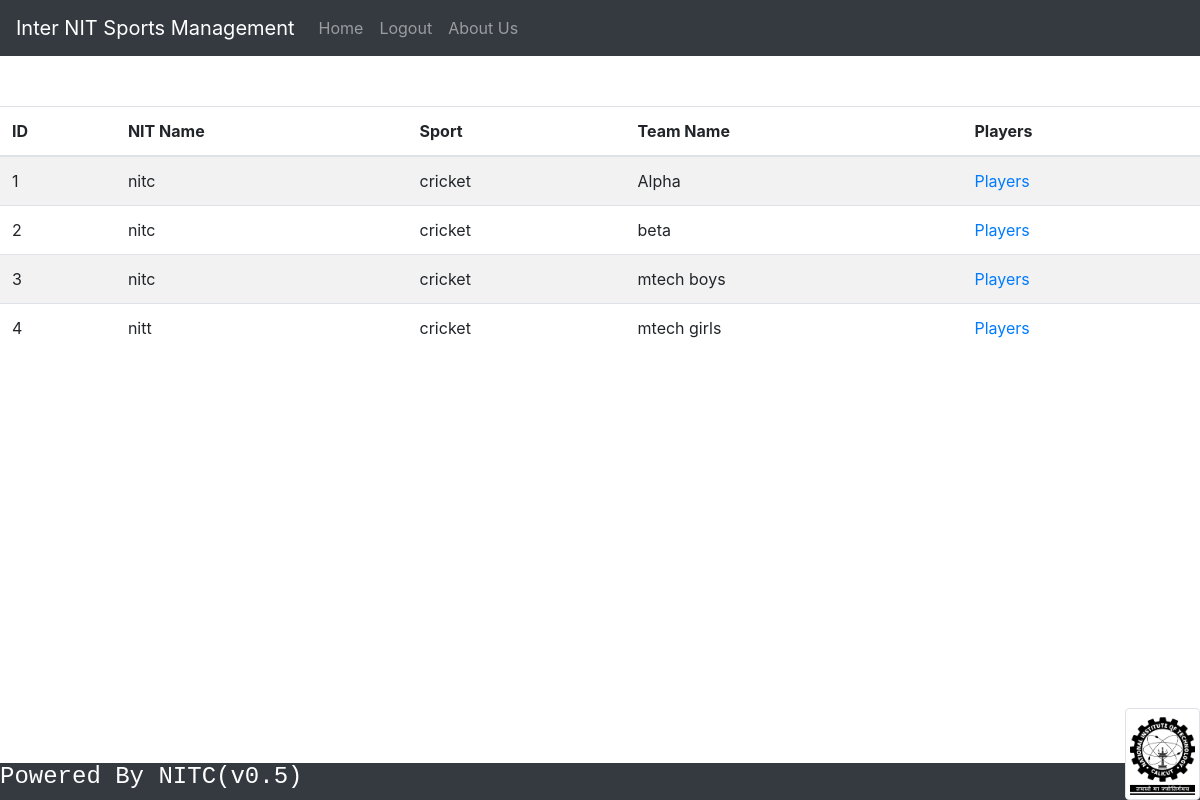
Before: /loginsystem/reg_teams.php (signed in) with the older database file.
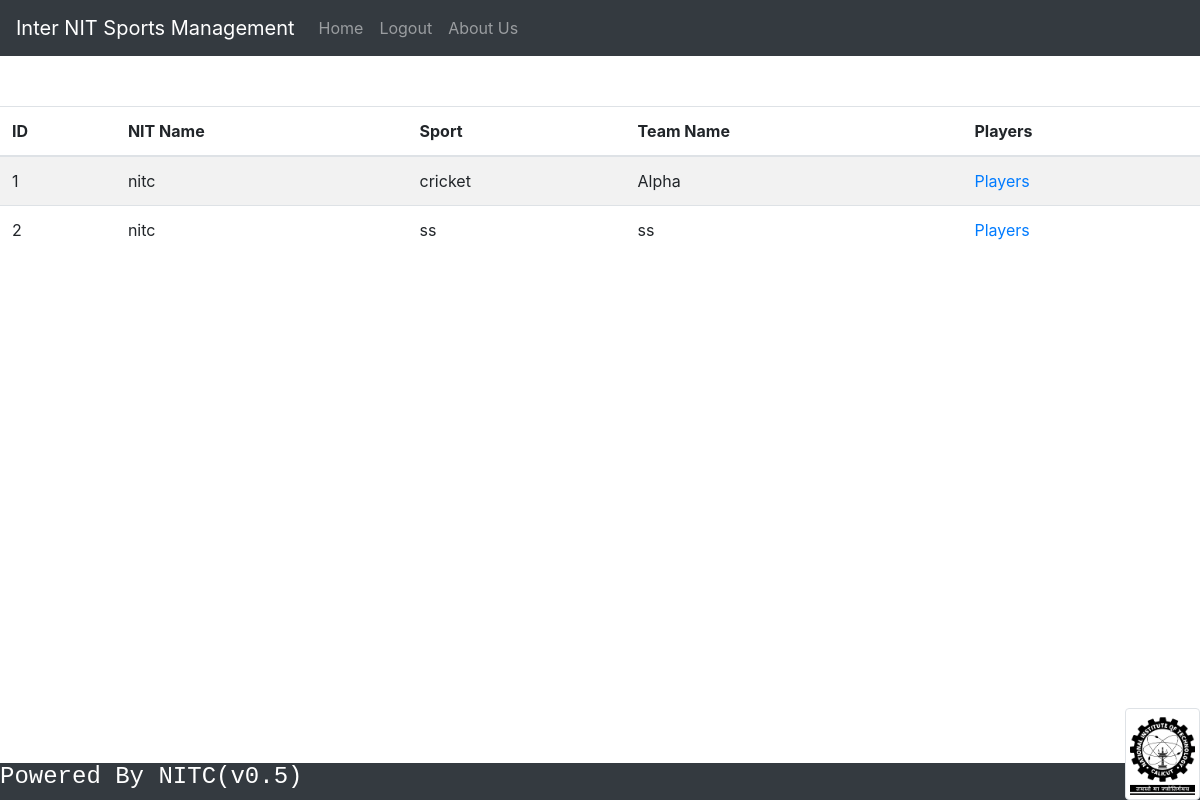
After: the same page with the newer database file.
### tables this page shows
CREATE TABLE `teams` (
  `serial` int(10) NOT NULL,
  `nit_name` varchar(25) NOT NULL,
  `sport` varchar(30) NOT NULL,
  `team_name` varchar(25) NOT NULL
);

### loginsystem/reg_teams.php (the view, shortened to what this page needs)
<!doctype html>
<html lang="en">
  <head>
    <link rel="stylesheet" href="https://stackpath.bootstrapcdn.com/bootstrap/4.4.1/css/bootstrap.min.css">
    <link rel="stylesheet" href="https://cdn.datatables.net/1.13.4/css/jquery.dataTables.css" />
  </head>
  <body>
  <?php require 'partials/_nav.php' ?>
  <?php require 'partials/_footer.php' ?>
	<table id="teams" class="table table-striped">
		<thead>
			<tr>
				<th>ID</th>
                <th>NIT Name</th>
				<th>Sport</th>
				<th>Team Name</th>
				<th>Players</th>
			</tr>
		</thead>
		<tbody>
			<?php
				include 'partials/_dbconnect.php';
				$sql = "SELECT * FROM `teams`";
				$result = mysqli_query($conn, $sql);
				if (mysqli_num_rows($result) > 0 ) {
				    while($row = mysqli_fetch_assoc($result)) {
				        echo "<tr>
						  <td>" . $row["serial"] . "</td>
                          <td>" . $row["nit_name"] . "</td>
                          <td>" . $row["sport"] . "</td>
                          <td>" . $row["team_name"] . "</td>
						  <td> <a href= '/INSTMS/loginsystem/reg_players.php?nit=".$row["nit_name"]."&sport=".$row["sport"]."&team=".$row["team_name"]."' > Players </a> </td>
                       </tr>";
          }
				} else {
				    echo "<div class='alert alert-warning' role='alert'>
					No Teams made so far
				  </div>";
				}
			?>
		</tbody>
	</table>
</body>
  </body>
</html>

Changed rows visible on the page:
removed teams: serial "3", nit_name "nitc", sport "cricket", team_name "mtech boys"
removed teams: serial "4", nit_name "nitt", sport "cricket", team_name "mtech girls"
changed teams id 2: sport "cricket" → "ss"; team_name "beta" → "ss"
